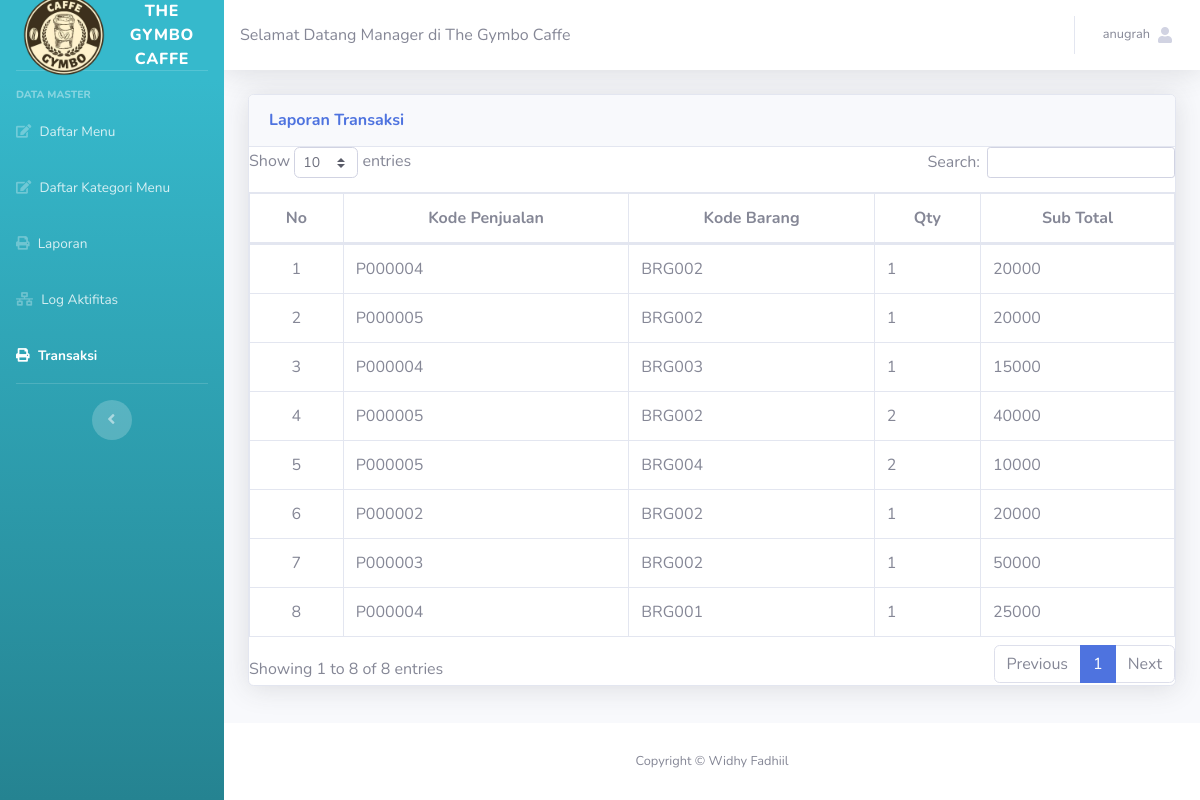
The page /manager.php?halaman=catatan (signed in) on the database its author committed.
### tables this page shows
CREATE TABLE `detail_penjualan` (
  `kode_detail_penjualan` int(11) NOT NULL,
  `kode_penjualan` varchar(15) NOT NULL,
  `kode_barang` varchar(15) NOT NULL,
  `qty` int(2) NOT NULL,
  `sub_total` int(9) NOT NULL
);

### system/transaksi/catatan2/tampil.php (the view)
<div class="container-fluid">
    <div class="card shadow mb-4">
        <div class="card-header py-3">
            <h6 class="m-0 font-weight-bold text-primary">Laporan Transaksi</h6>
        </div>
        <div class="table-responsive">
            <table class="table table-bordered" id="dataTable" cellspacing="0" style="width: 100%;">
                <thead>
                    <tr>
                        <th class="text-center">No</th>
                        <th class="text-center">Kode Penjualan</th>
                        <th class="text-center">Kode Barang</th>
                        <th class="text-center">Qty</th>
                        <th class="text-center">Sub Total</th>
                    </tr>
                </thead>
                <tbody>
                    <?php
                    $no = 1;
                    $query = mysqli_query($koneksi, "SELECT * FROM detail_penjualan ORDER BY kode_detail_penjualan ASC");
                    foreach ($query as $data) :
                    ?>
                        <tr>
                            <td class="text-center"><?php echo $no++ ?></td>
                            <td><?php echo $data['kode_penjualan'] ?></td>
                            <td><?php echo $data['kode_barang'] ?></td>
                            <td><?php echo $data['qty'] ?></td>
                            <td><?php echo $data['sub_total'] ?></td>
                        </tr>
                    <?php endforeach; ?>
                </tbody>
            </table>
        </div>
    </div>
</div>

### rows shown on the page
detail_penjualan: kode_penjualan "P000004", kode_barang "BRG002", qty "1", sub_total "20000"
detail_penjualan: kode_penjualan "P000005", kode_barang "BRG002", qty "1", sub_total "20000"
detail_penjualan: kode_penjualan "P000004", kode_barang "BRG003", qty "1", sub_total "15000"
detail_penjualan: kode_penjualan "P000005", kode_barang "BRG002", qty "2", sub_total "40000"
detail_penjualan: kode_penjualan "P000005", kode_barang "BRG004", qty "2", sub_total "10000"
detail_penjualan: kode_penjualan "P000002", kode_barang "BRG002", qty "1", sub_total "20000"
detail_penjualan: kode_penjualan "P000003", kode_barang "BRG002", qty "1", sub_total "50000"
detail_penjualan: kode_penjualan "P000004", kode_barang "BRG001", qty "1", sub_total "25000"

### other values the page prints
$_SESSION['nama_user'] "anugrah"
